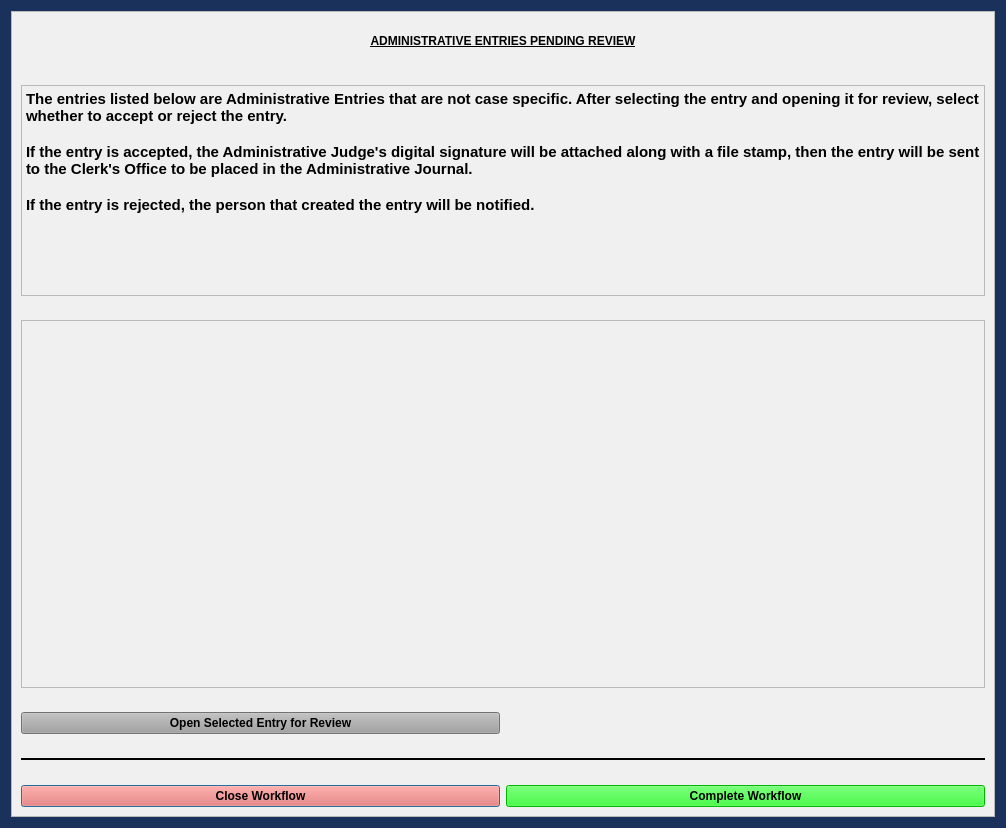
<?xml version="1.0" encoding="UTF-8"?>
<ui version="4.0">
 <class>AdminEntriesWorkflowDialog</class>
 <widget class="QDialog" name="AdminEntriesWorkflowDialog">
  <property name="windowModality">
   <enum>Qt::WindowModal</enum>
  </property>
  <property name="geometry">
   <rect>
    <x>0</x>
    <y>0</y>
    <width>1006</width>
    <height>828</height>
   </rect>
  </property>
  <property name="sizePolicy">
   <sizepolicy hsizetype="Preferred" vsizetype="Preferred">
    <horstretch>0</horstretch>
    <verstretch>0</verstretch>
   </sizepolicy>
  </property>
  <property name="minimumSize">
   <size>
    <width>0</width>
    <height>0</height>
   </size>
  </property>
  <property name="font">
   <font>
    <family>Palatino Linotype</family>
    <pointsize>11</pointsize>
    <weight>9</weight>
    <italic>false</italic>
    <bold>false</bold>
   </font>
  </property>
  <property name="windowTitle">
   <string>Admin Entries Workflow</string>
  </property>
  <property name="styleSheet">
   <string notr="true">background-color: rgb(25, 49, 91);
font: 75 11pt &quot;Palatino Linotype&quot;;</string>
  </property>
  <layout class="QGridLayout" name="gridLayout" rowstretch="0">
   <item row="0" column="0" colspan="2">
    <widget class="QFrame" name="frame_3">
     <property name="sizePolicy">
      <sizepolicy hsizetype="Preferred" vsizetype="Preferred">
       <horstretch>0</horstretch>
       <verstretch>0</verstretch>
      </sizepolicy>
     </property>
     <property name="font">
      <font>
       <family>Palatino Linotype</family>
       <pointsize>11</pointsize>
       <weight>75</weight>
       <italic>false</italic>
       <bold>true</bold>
      </font>
     </property>
     <property name="styleSheet">
      <string notr="true">background-color: rgb(240, 240, 240);
font-weight: bold;</string>
     </property>
     <property name="frameShape">
      <enum>QFrame::StyledPanel</enum>
     </property>
     <property name="frameShadow">
      <enum>QFrame::Raised</enum>
     </property>
     <layout class="QGridLayout" name="gridLayout_2" rowstretch="1,4,7,0,0,0,0">
      <property name="verticalSpacing">
       <number>24</number>
      </property>
      <item row="4" column="0" colspan="2">
       <widget class="Line" name="line">
        <property name="font">
         <font>
          <family>Palatino Linotype</family>
          <pointsize>11</pointsize>
          <weight>75</weight>
          <italic>false</italic>
          <bold>true</bold>
         </font>
        </property>
        <property name="frameShadow">
         <enum>QFrame::Plain</enum>
        </property>
        <property name="lineWidth">
         <number>2</number>
        </property>
        <property name="orientation">
         <enum>Qt::Horizontal</enum>
        </property>
       </widget>
      </item>
      <item row="6" column="0">
       <widget class="QPushButton" name="close_dialog_Button">
        <property name="styleSheet">
         <string notr="true">background-color: rgb(255, 96, 82);
font: 75 11pt &quot;Palatino Linotype&quot;;
font-weight: bold;</string>
        </property>
        <property name="text">
         <string>Close Workflow</string>
        </property>
       </widget>
      </item>
      <item row="0" column="0" colspan="2">
       <widget class="QLabel" name="label">
        <property name="maximumSize">
         <size>
          <width>16777215</width>
          <height>40</height>
         </size>
        </property>
        <property name="text">
         <string>&lt;html&gt;&lt;head/&gt;&lt;body&gt;&lt;p&gt;&lt;span style=&quot; text-decoration: underline;&quot;&gt;ADMINISTRATIVE ENTRIES PENDING REVIEW&lt;/span&gt;&lt;/p&gt;&lt;/body&gt;&lt;/html&gt;</string>
        </property>
        <property name="alignment">
         <set>Qt::AlignCenter</set>
        </property>
       </widget>
      </item>
      <item row="1" column="0" colspan="2">
       <widget class="QTextBrowser" name="textBrowser">
        <property name="html">
         <string>&lt;!DOCTYPE HTML PUBLIC &quot;-//W3C//DTD HTML 4.0//EN&quot; &quot;http://www.w3.org/TR/REC-html40/strict.dtd&quot;&gt;
&lt;html&gt;&lt;head&gt;&lt;meta name=&quot;qrichtext&quot; content=&quot;1&quot; /&gt;&lt;style type=&quot;text/css&quot;&gt;
p, li { white-space: pre-wrap; }
&lt;/style&gt;&lt;/head&gt;&lt;body style=&quot; font-family:'Palatino Linotype'; font-size:11pt; font-weight:600; font-style:normal;&quot;&gt;
&lt;p style=&quot; margin-top:0px; margin-bottom:0px; margin-left:0px; margin-right:0px; -qt-block-indent:0; text-indent:0px;&quot;&gt;The entries listed below are Administrative Entries that are not case specific. After selecting the entry and opening it for review, select whether to accept or reject the entry.&lt;/p&gt;
&lt;p style=&quot;-qt-paragraph-type:empty; margin-top:0px; margin-bottom:0px; margin-left:0px; margin-right:0px; -qt-block-indent:0; text-indent:0px;&quot;&gt;&lt;br /&gt;&lt;/p&gt;
&lt;p style=&quot; margin-top:0px; margin-bottom:0px; margin-left:0px; margin-right:0px; -qt-block-indent:0; text-indent:0px;&quot;&gt;If the entry is accepted, the Administrative Judge's digital signature will be attached along with a file stamp, then the entry will be sent to the Clerk's Office to be placed in the Administrative Journal.&lt;/p&gt;
&lt;p style=&quot;-qt-paragraph-type:empty; margin-top:0px; margin-bottom:0px; margin-left:0px; margin-right:0px; -qt-block-indent:0; text-indent:0px;&quot;&gt;&lt;br /&gt;&lt;/p&gt;
&lt;p style=&quot; margin-top:0px; margin-bottom:0px; margin-left:0px; margin-right:0px; -qt-block-indent:0; text-indent:0px;&quot;&gt;If the entry is rejected, the person that created the entry will be notified.&lt;/p&gt;&lt;/body&gt;&lt;/html&gt;</string>
        </property>
       </widget>
      </item>
      <item row="2" column="0" colspan="2">
       <widget class="QTableWidget" name="entries_tableWidget"/>
      </item>
      <item row="3" column="0">
       <widget class="QPushButton" name="open_entry_Button">
        <property name="styleSheet">
         <string notr="true">background-color: rgb(160, 160, 160);
font-weight: bold;</string>
        </property>
        <property name="text">
         <string>Open Selected Entry for Review</string>
        </property>
       </widget>
      </item>
      <item row="6" column="1">
       <widget class="QPushButton" name="complete_workflow_Button">
        <property name="styleSheet">
         <string notr="true">background-color: rgb(0, 255, 0);
font: 75 11pt &quot;Palatino Linotype&quot;;
font-weight: bold;</string>
        </property>
        <property name="text">
         <string>Complete Workflow</string>
        </property>
       </widget>
      </item>
     </layout>
    </widget>
   </item>
  </layout>
 </widget>
 <resources/>
 <connections/>
 <slots>
  <slot>proceed_to_ability_to_pay()</slot>
  <slot>close_window()</slot>
  <slot>add_offense()</slot>
  <slot>amend_offense()</slot>
  <slot>proceed_to_sentencing()</slot>
 </slots>
</ui>
